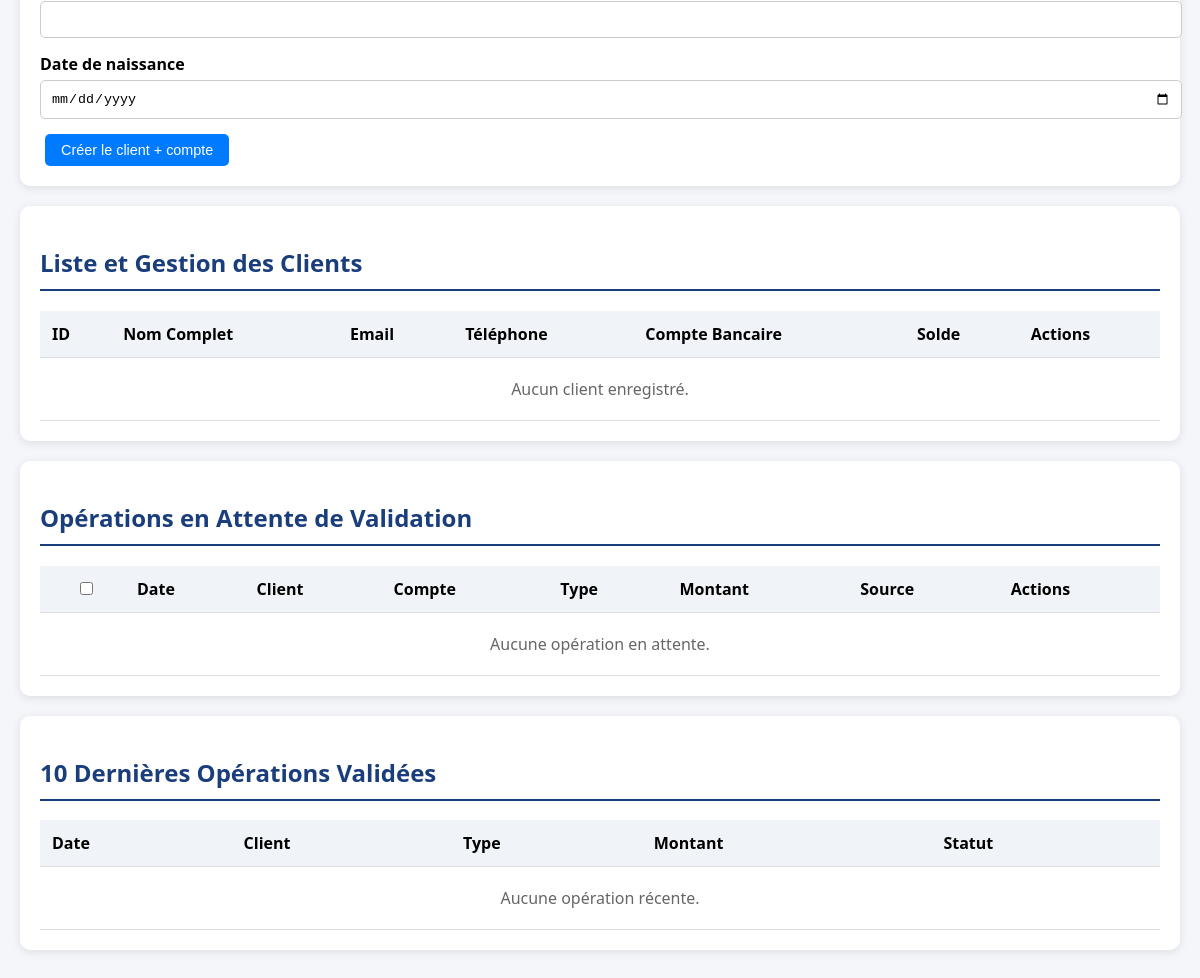
The page /admin-dashboard/ (signed in, lower part) on the database as committed earlier.
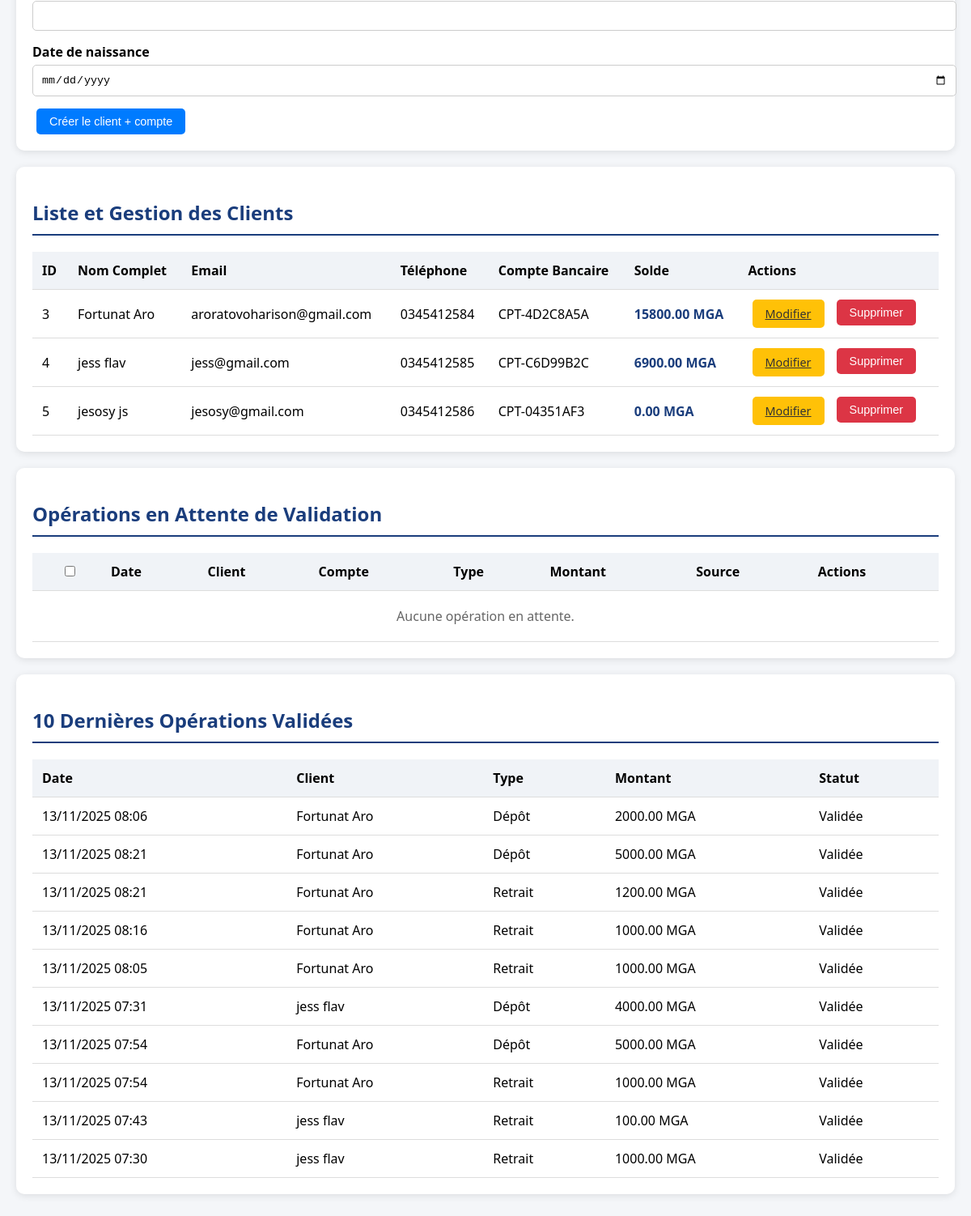
The same page on the database as committed later.
### banking/models.py (models this page shows, shortened)
class Client(models.Model):
    user = models.OneToOneField(
        User,
        on_delete=models.CASCADE,
        related_name="client_profile"
    )
    nom = models.CharField(max_length=100)
    prenom = models.CharField(max_length=100)
    date_de_naissance = models.DateField()
    adresse = models.TextField(blank=True, null=True)
    email = models.EmailField(unique=True)  # Ajouté pour cohérence login
    telephone = models.CharField(max_length=20, blank=True, null=True)
    class Meta:
        verbose_name = "Client"
        verbose_name_plural = "Clients"

class CompteBancaire(models.Model):
    num_compte = models.CharField(
        max_length=20,
        unique=True,
        editable=False,
        help_text="Numéro de compte unique"
    )
    client = models.ForeignKey(
        Client,
        on_delete=models.CASCADE,
        related_name="comptes"
    )
    solde = models.DecimalField(
        max_digits=12,
        decimal_places=2,
        default=0.00
    )
    date_creation = models.DateTimeField(
        auto_now_add=True,
        editable=False
    )
    class Meta:
        verbose_name = "Compte Bancaire"
        verbose_name_plural = "Comptes Bancaires"

class Operation(models.Model):
    compte = models.ForeignKey(
        CompteBancaire,
        on_delete=models.CASCADE,
        related_name="operations"
    )
    class TypeOperation(models.TextChoices):
        DEPOT = 'DEP', 'Dépôt'
        RETRAIT = 'RET', 'Retrait'
    type_operation = models.CharField(
        max_length=3,
        choices=TypeOperation.choices,
    )
    class StatutOperation(models.TextChoices):
        EN_ATTENTE = 'ATT', 'En attente'
        VALIDEE = 'VAL', 'Validée'
        ANNULEE = 'ANN', 'Annulée'
    statut = models.CharField(
        max_length=3,
        choices=StatutOperation.choices,
        default=StatutOperation.EN_ATTENTE
    )
    class SourceDepot(models.TextChoices):
        ESPECES = 'ESP', 'Espèces'
        CHEQUE = 'CHQ', 'Chèque'
        AUCUNE = 'NON', 'N/A'
    source = models.CharField(
        max_length=3,
        choices=SourceDepot.choices,
        default=SourceDepot.AUCUNE,
        blank=True
    )
    montant = models.DecimalField(
        max_digits=10,
        decimal_places=2,
        validators=[MinValueValidator(0.01)]
    )
    date_heure = models.DateTimeField(
        auto_now_add=True,
        editable=False
    )
    date_validation = models.DateTimeField(
        null=True,
        blank=True,
        editable=False
    )
    class Meta:
        verbose_name = "Opération"
        verbose_name_plural = "Opérations"
        ordering = ['-date_heure']

### banking/views.py (the view, shortened to what this page needs)
# urls.py: path('admin-dashboard/', views.admin_dashboard, name='admin_dashboard'),
@staff_member_required(login_url='login_admin')
def admin_dashboard(request):
    pending_ops = Operation.objects.filter(statut='ATT').select_related('compte', 'compte__client').order_by('-date_heure')
    recent_ops = Operation.objects.filter(statut='VAL').select_related('compte', 'compte__client').order_by('-date_validation')[:10]
    clients_list = Client.objects.all().select_related('user').prefetch_related('comptes')
    return render(request, 'banking/admin.html', {
        'pending_operations': pending_ops,
        'recent_operations': recent_ops,
        'clients': clients_list,  # NOUVEAU CONTEXTE
    })

### banking/templates/banking/admin.html (shortened to what this page needs)
{% load static %}
<!DOCTYPE html>
<html lang="fr">
<head>
    <link rel="stylesheet" href="{% static 'banking/admin.css' %}">
</head>
<body>
    <div class="container">
        <div class="section">
            <form method="post">
                <div class="form-group">
                    <input type="text" name="telephone">
                </div>
                <div class="form-group">
                    <label>Date de naissance</label>
                    <input type="date" name="date_naissance" required>
                </div>
                <button type="submit" class="btn btn-create">Créer le client + compte</button>
            </form>
        </div>
        <div class="section">
            <h2>Liste et Gestion des Clients</h2>
            <table>
                <thead>
                    <tr>
                        <th>ID</th>
                        <th>Nom Complet</th>
                        <th>Email</th>
                        <th>Téléphone</th>
                        <th>Compte Bancaire</th>
                        <th>Solde</th>
                        <th>Actions</th>
                    </tr>
                </thead>
                <tbody>
                    {% for cli in clients %}
                    <tr>
                        <td>{{ cli.id }}</td>
                        <td>{{ cli.prenom }} {{ cli.nom }}</td>
                        <td>{{ cli.email }}</td>
                        <td>{{ cli.telephone|default:"N/A" }}</td>
                        <td>
                            {% with compte=cli.comptes.first %}
                                {{ compte.num_compte|default:"N/A" }}
                            {% endwith %}
                        </td>
                        <td class="client-solde">
                            {% with compte=cli.comptes.first %}
                                {{ compte.solde|default:"0.00" }} MGA
                            {% endwith %}
                        </td>
                        <td class="actions">
                            <a href="{% url 'edit_client' cli.id %}" class="btn btn-edit">Modifier</a>
                            <form method="post" action="{% url 'delete_client' cli.id %}" onsubmit="return confirm('Êtes-vous sûr de vouloir supprimer ce client et son compte ?');" style="display: inline;">
                                <button type="submit" class="btn btn-delete">Supprimer</button>
                            </form>
                        </td>
                    </tr>
                    {% empty %}
                    <tr>
                        <td colspan="7" class="no-data">Aucun client enregistré.</td>
                    </tr>
                    {% endfor %}
                </tbody>
            </table>
        </div>
        <div class="section">
            <h2>Opérations en Attente de Validation</h2>
            <form method="post">
                <table>
                    <thead>
                        <tr>
                            <th><input type="checkbox" id="select-all"></th>
                            <th>Date</th>
                            <th>Client</th>
                            <th>Compte</th>
                            <th>Type</th>
                            <th>Montant</th>
                            <th>Source</th>
                            <th>Actions</th>
                        </tr>
                    </thead>
                    <tbody>
                        {% for op in pending_operations %}
                        <tr>
                            <td><input type="checkbox" name="op_ids" value="{{ op.id }}"></td>
                            <td>{{ op.date_heure|date:"d/m/Y H:i" }}</td>
                            <td>{{ op.compte.client.prenom }} {{ op.compte.client.nom }}</td>
                            <td>{{ op.compte.num_compte }}</td>
                            <td>{{ op.get_type_operation_display }}</td>
                            <td>{{ op.montant }} MGA</td>
                            <td>{{ op.get_source_display }}</td>
                            <td class="actions">
                                <button type="submit" name="validate_{{ op.id }}" class="btn btn-validate">Valider</button>
                                <button type="submit" name="refuse_{{ op.id }}" class="btn btn-refuse">Refuser</button>
                            </td>
                        </tr>
                        {% empty %}
                        <tr>
                            <td colspan="8" class="no-data">Aucune opération en attente.</td>
                        </tr>
                        {% endfor %}
                    </tbody>
                </table>
            </form>
        </div>
        <div class="section">
            <h2>10 Dernières Opérations Validées</h2>
            <table>
                <thead>
                    <tr>
                        <th>Date</th>
                        <th>Client</th>
                        <th>Type</th>
                        <th>Montant</th>
                        <th>Statut</th>
                    </tr>
                </thead>
                <tbody>
                    {% for op in recent_operations %}
                    <tr>
                        <td>{{ op.date_heure|date:"d/m/Y H:i" }}</td>
                        <td>{{ op.compte.client.prenom }} {{ op.compte.client.nom }}</td>
                        <td>{{ op.get_type_operation_display }}</td>
                        <td>{{ op.montant }} MGA</td>
                        <td>{{ op.get_statut_display }}</td>
                    </tr>
                    {% empty %}
                    <tr><td colspan="5" class="no-data">Aucune opération récente.</td></tr>
                    {% endfor %}
                </tbody>
            </table>
        </div>
    </div>
</body>
</html>

### banking/static/banking/admin.css (style rules this page uses)
body { font-family: 'Segoe UI', sans-serif; background: #f4f6f9; margin: 0; padding: 0; }
.container { max-width: 1200px; margin: 20px auto; padding: 20px; }
.section { background: white; margin: 20px 0; padding: 20px; border-radius: 10px; box-shadow: 0 2px 10px rgba(0,0,0,0.1); }
h2 { color: #1a3d7c; border-bottom: 2px solid #1a3d7c; padding-bottom: 10px; }
table { width: 100%; border-collapse: collapse; margin-top: 10px; }
th, td { padding: 12px; text-align: left; border-bottom: 1px solid #ddd; }
th { background: #f0f3f7; }
.btn { padding: 8px 16px; margin: 0 5px; border: none; border-radius: 5px; cursor: pointer; font-size: 0.9em; }
.btn-create { background: #007bff; color: white; }
.btn-edit { background: #ffc107; color: #333; }
.btn-delete { background: #dc3545; color: white; }
.form-group { margin: 15px 0; }
label { display: block; margin-bottom: 5px; font-weight: bold; }
input, select { width: 100%; padding: 10px; border: 1px solid #ccc; border-radius: 5px; }
.actions { display: flex; gap: 5px; }
.no-data { text-align: center; color: #666; padding: 20px; }
.client-solde { font-weight: bold; color: #1a3d7c; }

Rows that differ between the two databases and show on the page:
added Client: id "3", prenom "Fortunat", nom "Aro", email "aroratovoharison@gmail.com", telephone "0345412584", comptes.first.num_compte "CPT-4D2C8A5A", comptes.first.solde "15800.00"
added Client: id "4", prenom "jess", nom "flav", email "jess@gmail.com", telephone "0345412585", comptes.first.num_compte "CPT-C6D99B2C", comptes.first.solde "6900.00"
added Client: id "5", prenom "jesosy", nom "js", email "jesosy@gmail.com", telephone "0345412586", comptes.first.num_compte "CPT-04351AF3", comptes.first.solde "0.00"
added Operation: date_heure "13/11/2025 08:06", compte.client.prenom "Fortunat", compte.client.nom "Aro", type_operation "Dépôt", montant "2000.00", statut "Validée"
added Operation: date_heure "13/11/2025 08:21", compte.client.prenom "Fortunat", compte.client.nom "Aro", type_operation "Dépôt", montant "5000.00", statut "Validée"
added Operation: date_heure "13/11/2025 08:21", compte.client.prenom "Fortunat", compte.client.nom "Aro", type_operation "Retrait", montant "1200.00", statut "Validée"
added Operation: date_heure "13/11/2025 08:16", compte.client.prenom "Fortunat", compte.client.nom "Aro", type_operation "Retrait", montant "1000.00", statut "Validée"
added Operation: date_heure "13/11/2025 08:05", compte.client.prenom "Fortunat", compte.client.nom "Aro", type_operation "Retrait", montant "1000.00", statut "Validée"
added Operation: date_heure "13/11/2025 07:31", compte.client.prenom "jess", compte.client.nom "flav", type_operation "Dépôt", montant "4000.00", statut "Validée"
added Operation: date_heure "13/11/2025 07:54", compte.client.prenom "Fortunat", compte.client.nom "Aro", type_operation "Dépôt", montant "5000.00", statut "Validée"
added Operation: date_heure "13/11/2025 07:54", compte.client.prenom "Fortunat", compte.client.nom "Aro", type_operation "Retrait", montant "1000.00", statut "Validée"
added Operation: date_heure "13/11/2025 07:43", compte.client.prenom "jess", compte.client.nom "flav", type_operation "Retrait", montant "100.00", statut "Validée"
added Operation: date_heure "13/11/2025 07:30", compte.client.prenom "jess", compte.client.nom "flav", type_operation "Retrait", montant "1000.00", statut "Validée"
Other text that changed with them:
text no longer shown: "Aucun client enregistré. Aucune opération récente."
